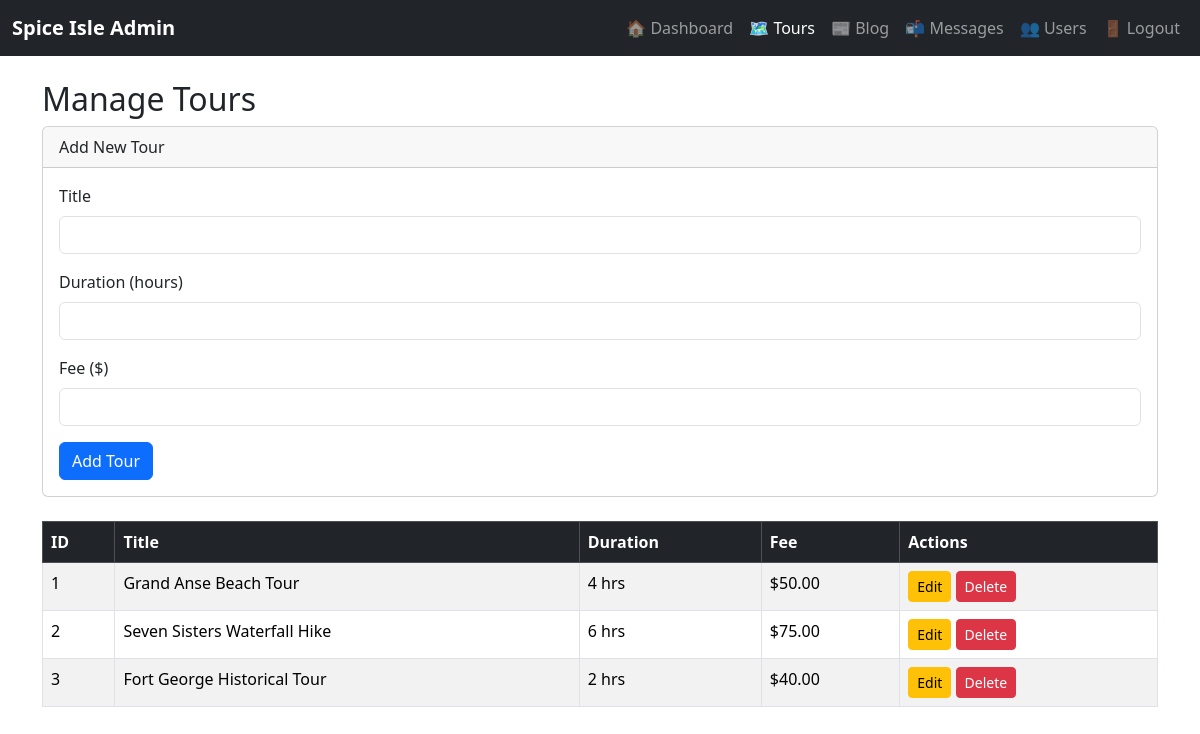
The page /admin/manage_tours.php (signed in) on the database its author committed.
### tables this page shows
CREATE TABLE `tours` (
  `id` int(11) NOT NULL,
  `title` varchar(100) NOT NULL,
  `duration` int(11) NOT NULL,
  `fee` decimal(10,2) NOT NULL,
  `image` varchar(255) DEFAULT NULL,
  `created_at` timestamp NOT NULL DEFAULT current_timestamp()
);

### admin/manage_tours.php (the view, shortened to what this page needs)
<?php
include '../includes/db_connect.php';
$tours = $conn->query("SELECT * FROM tours ORDER BY id ASC");
?>
<!DOCTYPE html>
<html lang="en">
<head>
<link href="https://cdn.jsdelivr.net/npm/bootstrap@5.3.2/dist/css/bootstrap.min.css" rel="stylesheet">
</head>
<body>
<nav class="navbar navbar-expand-lg navbar-dark bg-dark">
    <div class="container-fluid">
        <a class="navbar-brand fw-bold" href="dashboard.php">Spice Isle Admin</a>
        <div class="collapse navbar-collapse" id="adminNavbar">
            <ul class="navbar-nav ms-auto mb-2 mb-lg-0">
                <li class="nav-item"><a class="nav-link" href="dashboard.php">🏠 Dashboard</a></li>
                <li class="nav-item"><a class="nav-link active" href="manage_tours.php">🗺️ Tours</a></li>
                <li class="nav-item"><a class="nav-link" href="manage_posts.php">📰 Blog</a></li>
                <li class="nav-item"><a class="nav-link" href="admin_messages.php">📬 Messages</a></li>
                <li class="nav-item"><a class="nav-link" href="admin.php">👥 Users</a></li>
                <li class="nav-item"><a class="nav-link" href="logout.php">🚪 Logout</a></li>
            </ul>
        </div>
    </div>
</nav>
<div class="container mt-4">
    <h2>Manage Tours</h2>
    <div class="card mb-4">
        <div class="card-header">Add New Tour</div>
        <div class="card-body">
            <form method="POST" action="">
                <div class="mb-3">
                    <label class="form-label">Title</label>
                    <input type="text" name="title" class="form-control" required>
                </div>
                <div class="mb-3">
                    <label class="form-label">Duration (hours)</label>
                    <input type="number" name="duration" class="form-control" required>
                </div>
                <div class="mb-3">
                    <label class="form-label">Fee ($)</label>
                    <input type="number" step="0.01" name="fee" class="form-control" required>
                </div>
                <button type="submit" name="add_tour" class="btn btn-primary">Add Tour</button>
            </form>
        </div>
    </div>
    <table class="table table-striped table-bordered">
        <thead class="table-dark">
            <tr>
                <th>ID</th>
                <th>Title</th>
                <th>Duration</th>
                <th>Fee</th>
                <th>Actions</th>
            </tr>
        </thead>
        <tbody>
            <?php while($tour = $tours->fetch_assoc()): ?>
            <tr>
                <td><?= $tour['id'] ?></td>
                <td><?= htmlspecialchars($tour['title']) ?></td>
                <td><?= $tour['duration'] ?> hrs</td>
                <td>$<?= number_format($tour['fee'], 2) ?></td>
                <td>
                    <a href="edit_tour.php?id=<?= $tour['id'] ?>" class="btn btn-sm btn-warning">Edit</a>
                    <a href="manage_tours.php?delete=<?= $tour['id'] ?>" class="btn btn-sm btn-danger" onclick="return confirm('Delete this tour?');">Delete</a>
                </td>
            </tr>
            <?php endwhile; ?>
        </tbody>
    </table>
</div>
</body>
</html>

### rows shown on the page
tours: id "1", title "Grand Anse Beach Tour", duration "4", fee "50.00"
tours: id "2", title "Seven Sisters Waterfall Hike", duration "6", fee "75.00"
tours: id "3", title "Fort George Historical Tour", duration "2", fee "40.00"
